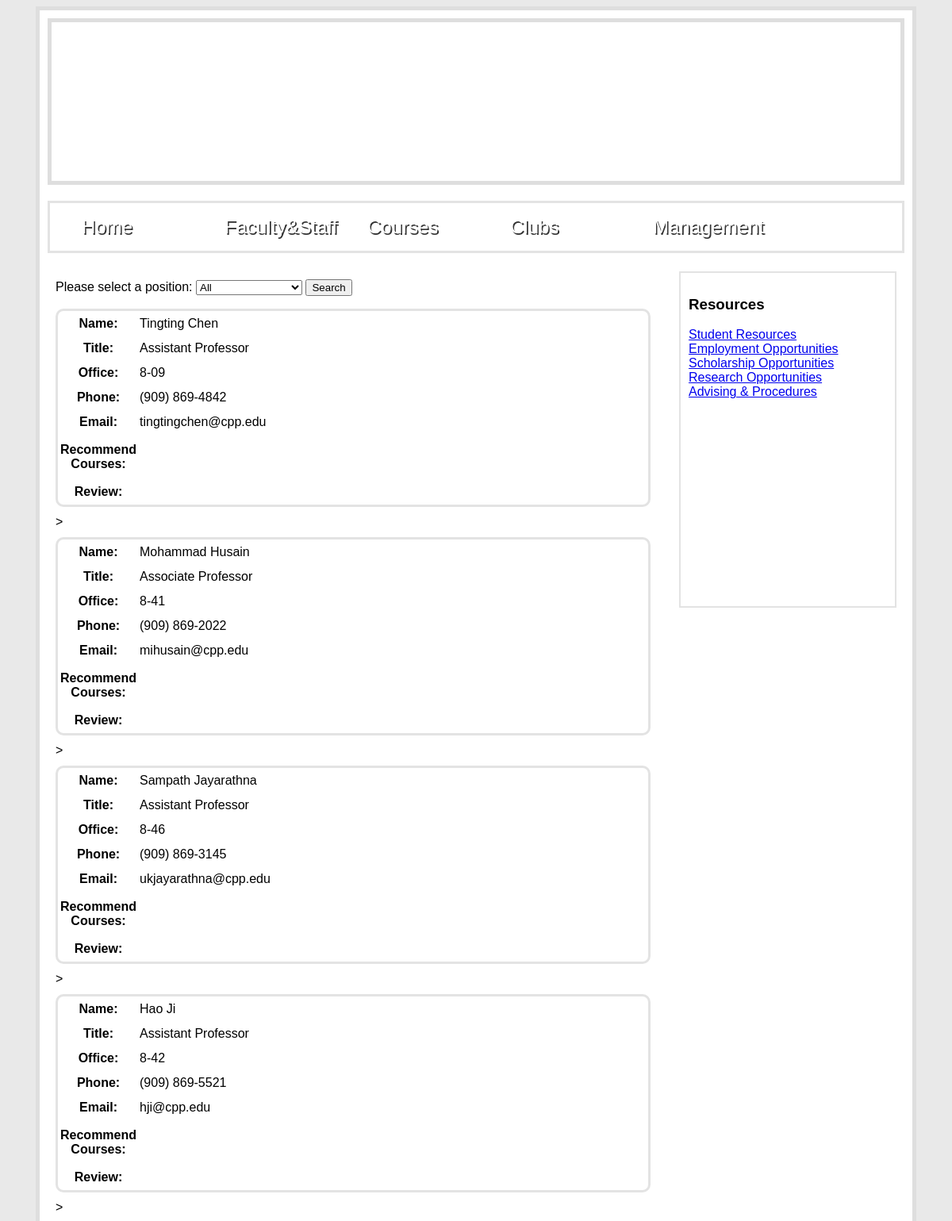
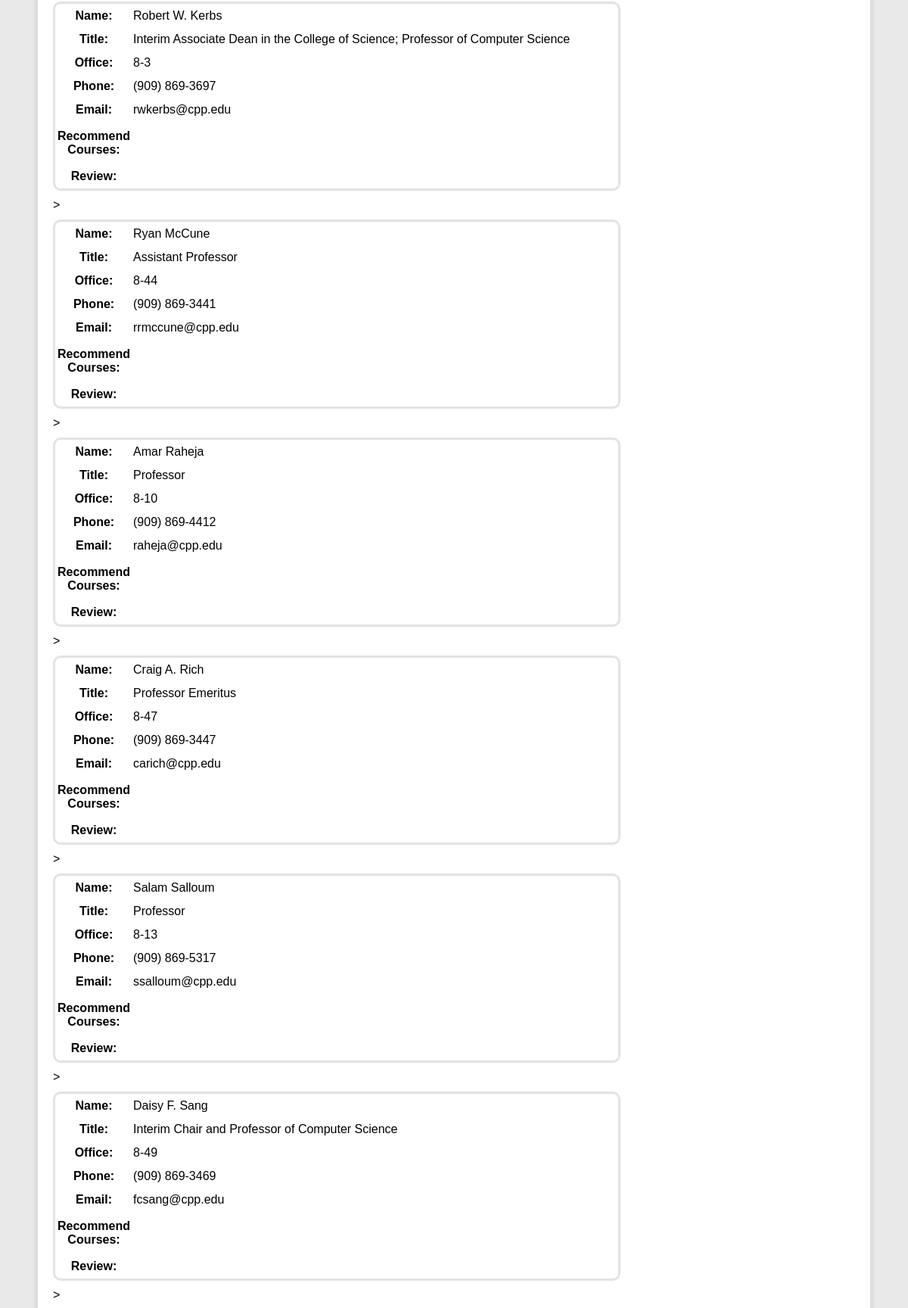
The app's page /FacultyStaff.php (upper part) with its own data (2 pictures, top to bottom).
### tables this page shows
CREATE TABLE `facultystaff` (
  `id` int(11) NOT NULL,
  `pos` varchar(255) DEFAULT NULL,
  `name` varchar(255) DEFAULT NULL,
  `title` varchar(255) DEFAULT NULL,
  `office` varchar(255) DEFAULT NULL,
  `phone` varchar(255) DEFAULT NULL,
  `email` varchar(255) DEFAULT NULL,
  `courses` varchar(255) DEFAULT NULL,
  `review` text
);

### FacultyStaff.php (called while the page is built, shortened)
<?php
require 'Controller/FacultyStaffController.php';
$controller = new FacultyStaffController();
if(isset($_POST['pos']))
{
    $table = $controller->CreateTable($_POST['pos']);
}
else
{
    $table = $controller->CreateTable('%');
}
$content = $controller->CreateFacultyStaffDropdownList(). $table;
include 'Template.php';
?>

### Model/Credentials.php (called while the page is built, shortened)
<?php
$database = "facultystaffdb";
?>

### Model/FacultyStaffModel.php (called while the page is built, shortened)
<?php
require ("Entities/FacultyStaffEntity.php");
class FacultyStaffModel
{
    function GetFacultyStaffPoss()
    {
        require 'Credentials.php';
        $link = mysqli_connect($host, $user, $passwd, $database) or die(mysqli_error($link));
        mysqli_select_db($link, $database);
        $result = mysqli_query($link, "SELECT DISTINCT pos FROM facultystaff") or die(mysqli_error($link));
        $poss = array();
        while($row = mysqli_fetch_array($result))
        {
            array_push($poss, $row[0]);
        }
        return $poss;
    }
    function GetFacultyStaffByPos($pos)
    {
        require 'Credentials.php';
        $link = mysqli_connect($host, $user, $passwd, $database) or die(mysqli_error($link));
        mysqli_select_db($link, $database);
        $query = "SELECT * FROM facultystaff WHERE pos LIKE '$pos'";
        $result = mysqli_query($link, $query) or die(mysqli_error($link));
        $facultystaffArray = array();
        while($row = mysqli_fetch_array($result))
        {
            $id = $row[0];
            $pos = $row[1];
            $name = $row[2];
            $title = $row[3];
            $office = $row[4];
            $phone = $row[5];
            $email = $row[6];
            $courses = $row[7];
            $review = $row[8];
            $facultystaff = new FacultyStaffEntity($id, $pos, $name, $title, $office, $phone, $email, $courses, $review);
            array_push($facultystaffArray, $facultystaff);
        }
        return $facultystaffArray;
    }
}
?>

### Entities/FacultyStaffEntity.php (called while the page is built, shortened)
<?php
class FacultyStaffEntity
{
    function __construct($id, $pos, $name, $title, $office, $phone, $email, $courses, $review) {
        $this->name = $name;
        $this->title = $title;
        $this->office = $office;
        $this->phone = $phone;
        $this->email = $email;
    }
}
?>

### Controller/FacultyStaffController.php (the view, shortened to what this page needs)
<?php
require ("Model/FacultyStaffModel.php");
class FacultyStaffController
{
    function CreateFacultyStaffDropdownList()
    {
        $personModel = new FacultyStaffModel();
        $result = "<form action = '' method = 'post' width = '200px'>
                    Please select a position:
                    <select name = 'pos' >
                        <option value = '%' >All</option>
                        ".$this->CreateOptionValues($personModel->GetFacultyStaffPoss()).
                    "</select>
                    <input type = 'submit' value = 'Search' />
                  </form>";
        return $result;
    }
    function CreateOptionValues(array $valueArray)
    {
        $result = "";
        foreach ($valueArray as $value)
        {
            $result = $result . "<option value = '$value'>$value</option>";
        }
        return $result;
    }
    function CreateTable($poss)
    {
        $personModel = new FacultyStaffModel();
        $array = $personModel->GetFacultyStaffByPos($poss);
        $result = "";
        foreach ($array as $key => $person)
        {
            $result = $result .
                    "<table class = 'table'>
                    <tr>
                        <th width = '75px' >Name: </th>
                        <td>$person->name</td>
                    </tr>
                    <tr>
                        <th>Title: </th>
                        <td>$person->title</td>
                    </tr>
                    <tr>
                        <th>Office: </th>
                        <td>$person->office</td>
                    </tr>
                    <tr>
                        <th>Phone: </th>
                        <td>$person->phone</td>
                    </tr>
                    <tr>
                        <th>Email: </th>
                        <td>$person->email</td>
                    </tr>
                    <tr>
                        <th>Recommend Courses: </th>
                        <td>$person->courses</td>
                    </tr>
                    <tr>
                        <th>Review: </th>
                        <td>$person->review</td>
                    </tr>
                    </table>>";
        }
        return $result;
    }
}
?>

### Template.php (shortened to what this page needs)
<!DOCTYPE html>
<html>
    <head>
        <link rel = "stylesheet" type="text/css" href="Styles/StyleSheet.css" />
    </head>
    <body>
        <div id = "wrapper">
            <div id = "banner">
            </div>
            <nav id = "navigation">
                <ul id = "nav">
                    <li><a href="index.php">Home</a></li>
                    <li><a href="FacultyStaff.php">Faculty&Staff</a></li>
                    <li><a href="#">Courses</a></li>
                    <li><a href="Clubs.php">Clubs</a></li>
                    <li><a href="Management.php">Management</a></li>
                </ul>
            </nav>
            <div id = "content_area">
                <?php
                 echo $content;
                 ?>
            </div>
            <div id = "sidebar">
                <?php
                $resource = '<h3>Resources</h3>'
                    . '<a href="https://www.cpp.edu/~sci/computer-science/undergraduate-program/student-resources.shtml"> Student Resources</a><br/>'
                    . '<a href="https://www.cpp.edu/~sci/computer-science/undergraduate-program/employment-opportunities.shtml"> Employment Opportunities</a><br/>'
                    . '<a href="https://www.cpp.edu/~sci/computer-science/undergraduate-program/scholarship-opportunities.shtml"> Scholarship Opportunities</a><br/>'
                    . '<a href="https://www.cpp.edu/~sci/computer-science/undergraduate-program/research-opportunities.shtml"> Research Opportunities</a><br/>'
                    . '<a href="https://www.cpp.edu/~sci/computer-science/advising-and-procedures/index.shtml"> Advising & Procedures</a><br/>';
                echo $resource;
                ?>
            </div>
        </div>
    </body>
</html>

### Styles/StyleSheet.css (style rules this page uses)
body { font-family: lucida grande, thoma, verdana, arial, sans-serif; background-color: #e9e9e9; }
#wrapper { width: 1080px; background-color: white; margin: 0 auto; padding: 10px; border: 5px solid #dedede; }
#banner { border: 5px solid #dedede; height: 200px; }
#content_area { float: left; width: 750px; margin: 20px 0 20px 0; padding: 10px; }
#sidebar { float: right; width: 250px; height: 400px; margin: 20px 10px; padding: 10px; border: 2px solid #E3E3E3; }
#navigation { height: 60px; border: 3px solid #E3E3E3; margin-top: 20px; text-shadow: 0.1em 0.1em #333; background-image: url(../Images/bar_background.png); }
#nav { list-style: none; }
#nav li { font-size: 24px; float: left; position: relative; width: 180px; height: 50px; }
#nav a:link, nav a:active, nav a:visited { display: block; color: #fff; text-decoration: none; }
.table { width: 750px; height: 250px; margin: 10px 10px 10px 0; border: 3px solid #E3E3E3; border-radius: 10px; moz-border-radius: 10px }

### records on screen
facultystaff: name "Tingting Chen", title "Assistant Professor", office "8-09", phone "(909) 869-4842", email "tingtingchen@cpp.edu"
facultystaff: name "Mohammad Husain", title "Associate Professor", office "8-41", phone "(909) 869-2022", email "mihusain@cpp.edu"
facultystaff: name "Sampath Jayarathna", title "Assistant Professor", office "8-46", phone "(909) 869-3145", email "ukjayarathna@cpp.edu"
facultystaff: name "Hao Ji", title "Assistant Professor", office "8-42", phone "(909) 869-5521", email "hji@cpp.edu"
facultystaff: name "Robert W. Kerbs", title "Interim Associate Dean in the College of Science; Professor of Computer Science", office "8-3", phone "(909) 869-3697", email "rwkerbs@cpp.edu"
facultystaff: name "Ryan McCune", title "Assistant Professor", office "8-44", phone "(909) 869-3441", email "rrmccune@cpp.edu"
facultystaff: name "Amar Raheja", title "Professor", office "8-10", phone "(909) 869-4412", email "raheja@cpp.edu"
facultystaff: name "Craig A. Rich", title "Professor Emeritus", office "8-47", phone "(909) 869-3447", email "carich@cpp.edu"
facultystaff: name "Salam Salloum", title "Professor", office "8-13", phone "(909) 869-5317", email "ssalloum@cpp.edu"
facultystaff: name "Daisy F. Sang", title "Interim Chair and Professor of Computer Science", office "8-49", phone "(909) 869-3469", email "fcsang@cpp.edu"
